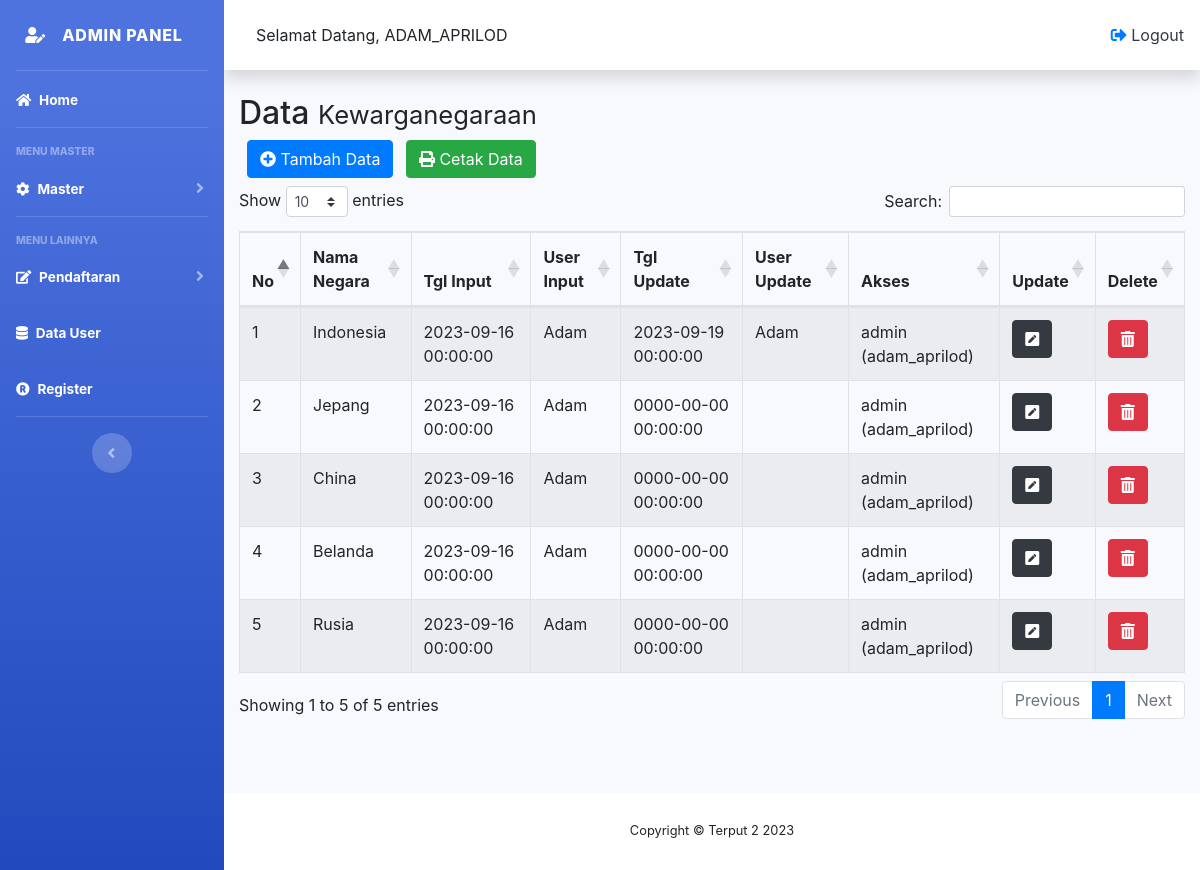
Screenshot of /panel/admin/data_negara.php (signed in) with the database file from the repository.
### tables this page shows
CREATE TABLE `kewarganegaraan` (
  `id_negara` varchar(5) NOT NULL,
  `nama_negara` varchar(15) DEFAULT NULL,
  `tgl_input` datetime DEFAULT NULL,
  `user_input` varchar(10) DEFAULT NULL,
  `tgl_update` datetime DEFAULT NULL,
  `user_update` varchar(10) DEFAULT NULL,
  `id_user` int(11) DEFAULT NULL
);

CREATE TABLE `user` (
  `id_user` int(11) NOT NULL,
  `username` varchar(100) NOT NULL,
  `password` varchar(100) NOT NULL,
  `nama` varchar(60) NOT NULL,
  `email` varchar(60) NOT NULL,
  `hak_akses` varchar(30) NOT NULL
);

### panel/admin/data_negara.php (the view, shortened to what this page needs)
<?php
include 'header.php';
?>
<link rel="stylesheet" href="https://cdnjs.cloudflare.com/ajax/libs/twitter-bootstrap/4.5.2/css/bootstrap.css">
<link rel="stylesheet" href="https://cdn.datatables.net/1.13.6/css/dataTables.bootstrap4.min.css">
<body id="page-top">
    <div class="container">
        <div class="x_title">
            <h2>Data <small>Kewarganegaraan</small></h2>
    </div>
    <div class="text-muted font-12 m-b-30 mb-2">
        <a href="form_negara.php" type="button" class="btn btn-round btn-primary ml-2"><i class="fa fa-plus-circle" aria-hidden="true"></i> Tambah Data</a>
        <a href="laporan/excel_negara.php" type="button" class="btn btn-round btn-success ml-2"><i class="fa fa-print" aria-hidden="true"></i> Cetak Data</a>
    </div>
    <table id="example" class="table table-striped table-bordered" style="width:100%">
        <thead>
            <tr>
                <th>No</th>
                <th>Nama Negara</th>
                <th>Tgl Input</th>
                <th>User Input</th>
                <th>Tgl Update</th>
                <th>User Update</th>
                <th>Akses</th>
                <th>Update</th>
                <th>Delete</th>
            </tr>
        </thead>
        <tbody>
        <?php
            include 'conn.php';
            $no = 1;
            $query = "SELECT *
            FROM kewarganegaraan
            INNER JOIN user
            ON kewarganegaraan.id_user = user.id_user";
            $sql = mysqli_query($conn, $query);
            while ($data = mysqli_fetch_assoc($sql)) {
        ?>
            <tr>
                <td><?= $no++; ?></td>
                <td><?= $data['nama_negara']; ?></td>
                <td><?= $data['tgl_input']; ?></td>
                <td><?= $data['user_input']; ?></td>
                <td><?= $data['tgl_update']; ?></td>
                <td><?= $data['user_update']; ?></td>
                <td><?= $data['hak_akses']; ?> (<?= $data['username']; ?>)</td>
                <td><a class="btn btn-dark type="button" href="edit_negara.php?id_negara=<?= $data['id_negara']; ?>"><i class="fas fa-pen-square" style="color: #ffffff;"></i></a></td>
                <td><a class="btn btn-danger" type="button" onclick="return confirm('Data akan di Hapus?')" href="hapus_negara.php?id_negara=<?= $data['id_negara']; ?>"><i class="fas fa-trash-alt" aria-hidden="true"></i></a></td>
            </tr>
        <?php
        }
        ?>
        </tbody>
    </table><br><br><br>
    </div>
<?php include "footer.php";?>

### rows the page displays
kewarganegaraan: nama_negara "Indonesia", tgl_input "2023-09-16 00:00:00", user_input "Adam", tgl_update "2023-09-19 00:00:00", user_update "Adam", id_user.hak_akses "admin", id_user.username "adam_aprilod"
kewarganegaraan: nama_negara "Jepang", tgl_input "2023-09-16 00:00:00", user_input "Adam", tgl_update "0000-00-00 00:00:00", id_user.hak_akses "admin", id_user.username "adam_aprilod"
kewarganegaraan: nama_negara "China", tgl_input "2023-09-16 00:00:00", user_input "Adam", tgl_update "0000-00-00 00:00:00", id_user.hak_akses "admin", id_user.username "adam_aprilod"
kewarganegaraan: nama_negara "Belanda", tgl_input "2023-09-16 00:00:00", user_input "Adam", tgl_update "0000-00-00 00:00:00", id_user.hak_akses "admin", id_user.username "adam_aprilod"
kewarganegaraan: nama_negara "Rusia", tgl_input "2023-09-16 00:00:00", user_input "Adam", tgl_update "0000-00-00 00:00:00", id_user.hak_akses "admin", id_user.username "adam_aprilod"

### other values shown
$_SESSION['username'] "ADAM_APRILOD"
